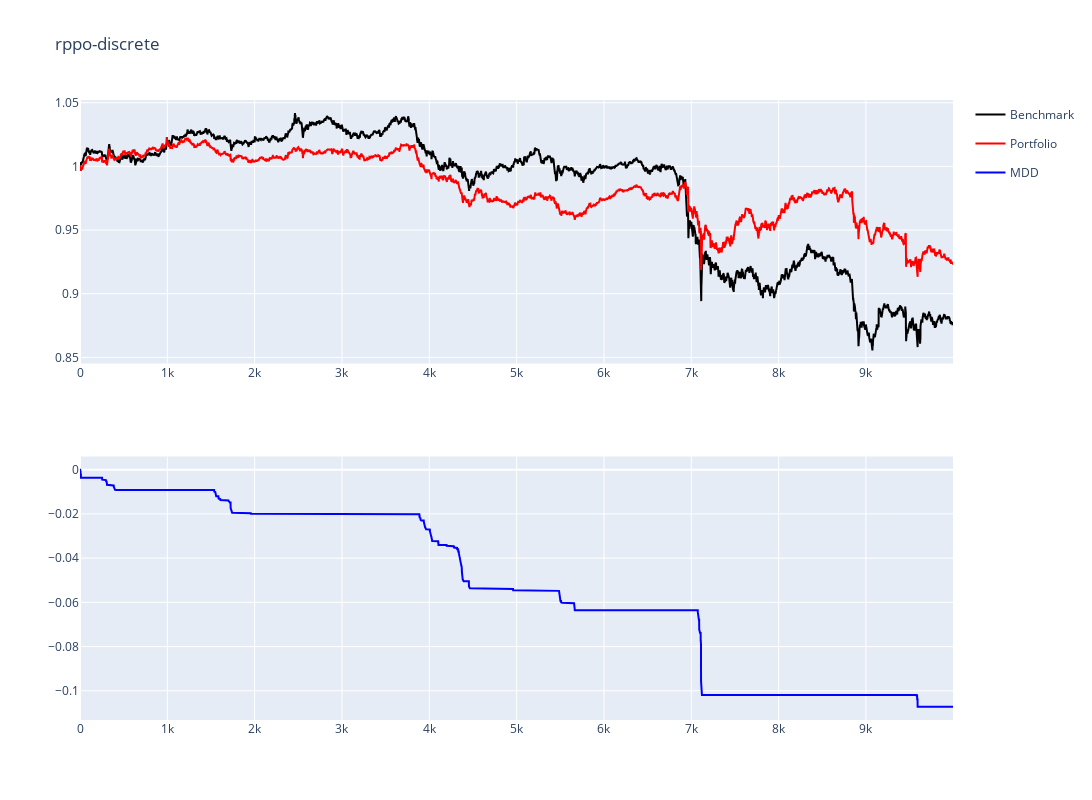

Notebook cell for this chart:
### Code cell
# res = evaluate('../data/btc23clean.csv', 'btc23')
evaluate(f'../data/{dataset_test}-long.csv', dataset_test)

### Figure 1 — Plotly figure (JSON) as saved in the notebook; plotly's stock layout.template omitted (floating-point values rounded to 4 significant figures; data arrays with more than 128 entries replaced by an {"elided": "..."} marker saying what was removed)
{"data": [{"legendgroup": "1", "marker": {"color": "black", "size": 42}, "name": "Benchmark", "type": "scatter", "x": {"elided": "9998 int values"}, "xaxis": "x", "y": {"elided": "9998 float values"}, "yaxis": "y"}, {"marker": {"color": "red", "size": 42}, "name": "Portfolio", "type": "scatter", "x": {"elided": "9998 int values"}, "xaxis": "x", "y": {"elided": "9998 float values"}, "yaxis": "y"}, {"marker": {"color": "blue", "size": 42}, "name": "MDD", "type": "scatter", "x": {"elided": "9998 int values"}, "xaxis": "x2", "y": {"elided": "9998 float values"}, "yaxis": "y2"}], "layout": {"autosize": false, "height": 800, "title": {"text": "rppo-discrete"}, "width": 1300, "xaxis": {"anchor": "y", "domain": [0, 1]}, "xaxis2": {"anchor": "y2", "domain": [0, 1]}, "yaxis": {"anchor": "x", "domain": [0.575, 1]}, "yaxis2": {"anchor": "x2", "domain": [0, 0.425]}}}
